Frame 1 (no input): blank canvas, image omitted
Frame 60 (the mouse pressed at the canvas centre just before this capture): blank canvas, image omitted
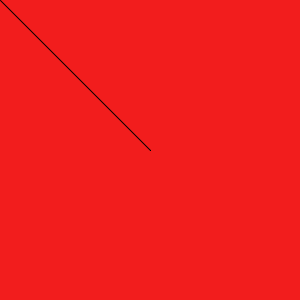
Frame 120 (the mouse held since frame 60 and released just before this capture)

The Processing sketch whose frames 1 and 60 were blank and that drew this single picture after the mouse press (run headless with seeded random() and noise(); from frame 60 on, the mouse is pressed at the canvas centre):

// Processing sketch: sketch___1
// ── sketch___1.pde
void setup(){
  size(300,300);
  background(#F21D1D);
}

void draw(){
  //rect(mouseX,mouseY,100,100);
  if(mousePressed) {
  line(mouseX,mouseY,pmouseX,pmouseY);
  }
}
void keyPressed(){
  if(key=='1')stroke(255,0,0);
  if(key=='2')stroke(0,255,0);
} 
